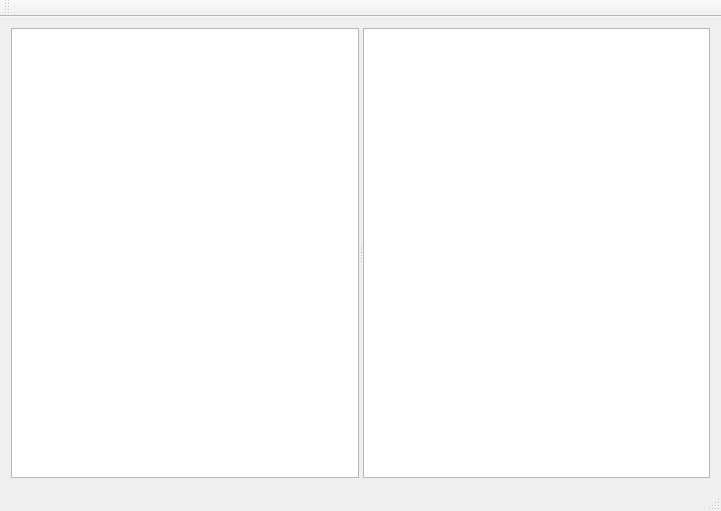
<?xml version="1.0" encoding="UTF-8"?>
<ui version="4.0">
 <class>DiffView</class>
 <widget class="QMainWindow" name="DiffView">
  <property name="geometry">
   <rect>
    <x>0</x>
    <y>0</y>
    <width>721</width>
    <height>511</height>
   </rect>
  </property>
  <property name="windowTitle">
   <string>DiffView</string>
  </property>
  <widget class="QWidget" name="centralWidget">
   <layout class="QHBoxLayout" name="horizontalLayout">
    <item>
     <widget class="QSplitter" name="splitter">
      <property name="orientation">
       <enum>Qt::Horizontal</enum>
      </property>
      <widget class="QTextEdit" name="original">
       <property name="font">
        <font>
         <family>Shobhika Regular</family>
         <pointsize>16</pointsize>
        </font>
       </property>
      </widget>
      <widget class="QTextEdit" name="diff">
       <property name="font">
        <font>
         <family>Shobhika Bold</family>
         <pointsize>16</pointsize>
         <weight>75</weight>
         <bold>true</bold>
        </font>
       </property>
      </widget>
     </widget>
    </item>
   </layout>
  </widget>
  <widget class="QMenuBar" name="menuBar">
   <property name="geometry">
    <rect>
     <x>0</x>
     <y>0</y>
     <width>721</width>
     <height>21</height>
    </rect>
   </property>
  </widget>
  <widget class="QToolBar" name="mainToolBar">
   <attribute name="toolBarArea">
    <enum>TopToolBarArea</enum>
   </attribute>
   <attribute name="toolBarBreak">
    <bool>false</bool>
   </attribute>
  </widget>
  <widget class="QStatusBar" name="statusBar"/>
 </widget>
 <layoutdefault spacing="6" margin="11"/>
 <resources/>
 <connections/>
</ui>
